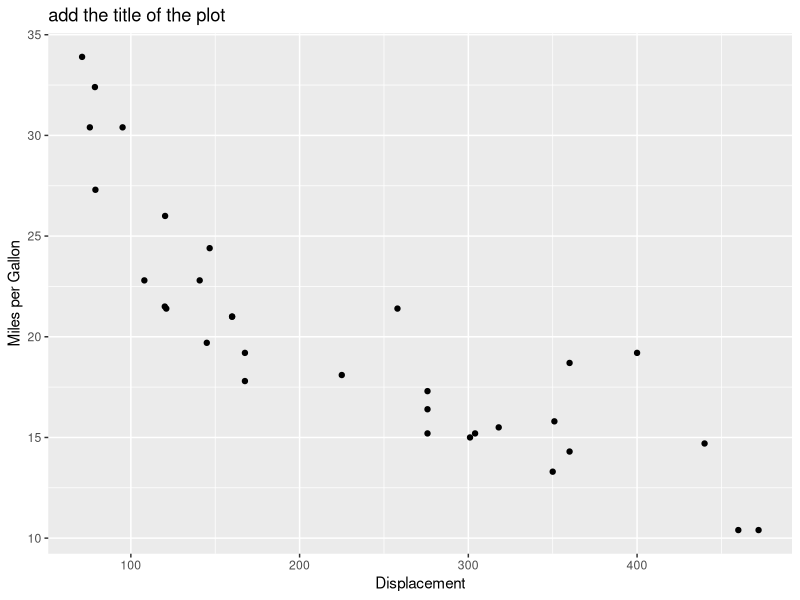
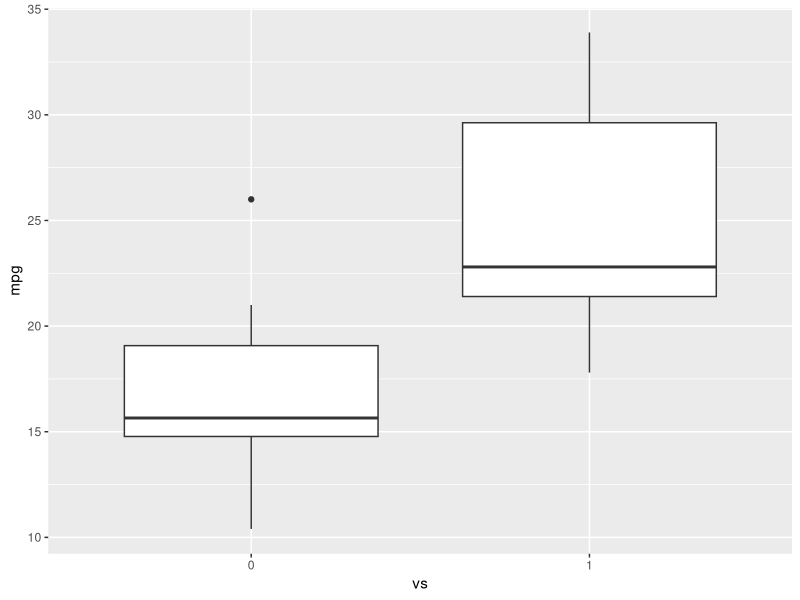

Write R code to recreate these figures, in order.
# Load and preview the mtcars (motor trends) data
library(datasets) #Load the builtin r datasets 
data(mtcars) #Choose the data in datasets
head(mtcars,5) #Show the first 5 rows
?mtcars #get info of the data 
mtcars
#Visualization, ggplot usage
library(ggplot2)
#Creat a scatter plot of displacement (disp) and miles per gallon (mpg)
ggplot(data = mtcars,
       mapping = aes(x=disp,y=mpg)) + #aes() stands for aesthetic, tell r what values mapped to what axis on the blank plot
  geom_point() + #tell r to include scatter point to the blank plot 
  ggtitle("add the title of the plot") +
  labs(x = "Displacement", y = "Miles per Gallon") #Change the labels of the axis

#Creat boxplot of the distribution of "mpg"
# for individual "Engine types"
mtcars$vs <- as.factor(mtcars$vs) #as.factor: Converts a column from numeric to factor
ggplot(aes(x=vs,y=mpg,group=vs), #"group" will help creat multiple boxplots/scatter_point grouped by a factor variale
       data = mtcars) +
  geom_boxplot() #creat boxplot
